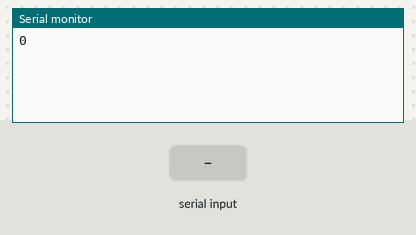
This sketch was run on a simulated ESP8266 (NodeMCU). Shown: the last lines printed to the serial monitor. The inputs (shaded band) are chosen by the test bench. WiFi joins after 1.5 s; servers stay silent unless stated.

Above: at 3.0 s.
3.1 s: "90,45\n" received over the second serial link
At 3.9 s:
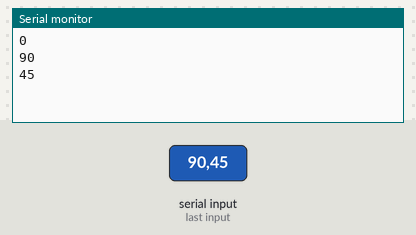
4.6 s: "30,150\n" received over the second serial link
At 5.1 s:
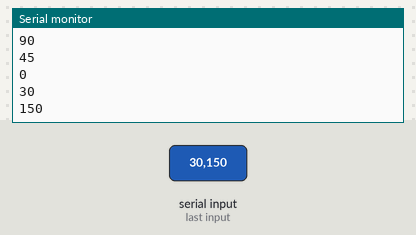
Timing chart, 0 to 7.6 s (numbered marks = the images above; inputs shaded):
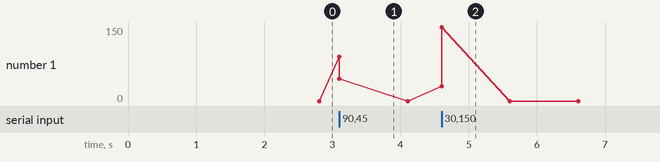

The sketch:

esp8266.ino
```cpp
#include <ESP8266WiFi.h>
#include <BlynkSimpleEsp8266.h>
#include <SoftwareSerial.h>
char auth[] = "nil1wwUsr2sNPzXRqjY7L84TOy7YCZHY";
char ssid[] = "iPhone X";
char pass[] = "qwer1234";
const int RX = 13; // GPIO13 as RX
const int TX = 15; // GPIO15 as TX
SoftwareSerial mySerial(RX, TX);
void setup()
{
 Serial.begin(115200);
 mySerial.begin(115200);
 Blynk.begin(auth, ssid, pass);
}
void loop()
{
 Blynk.run();
 int bp = mySerial.parseInt();
 Blynk.virtualWrite(V0, bp);
 Serial.println(bp);
}
```

Measured:
- after the input at 3.1 s, the serial monitor: prints a new line at once (image 1)
- after the input at 4.6 s, the serial monitor: prints a new line at once (image 2)
